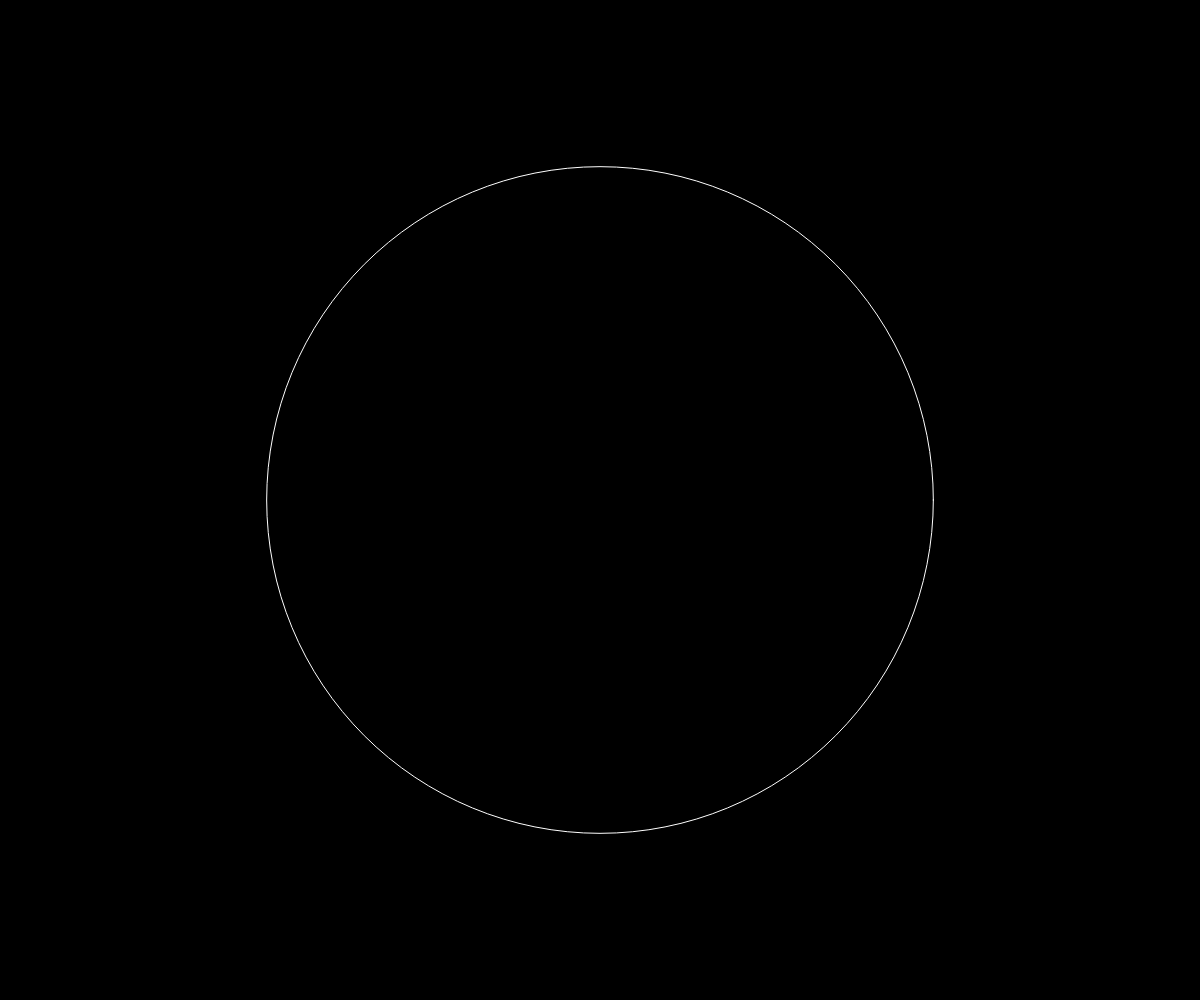
Frame 1 (no input)
Frame 60 (no input): identical to frame 1, image omitted
Frame 120 (the mouse pressed at the canvas centre since frame 60): identical to frame 1, image omitted

The p5.js sketch that drew this single still picture (run headless with seeded random() and noise() and a simulated clock; from frame 60 on, the mouse is pressed at the canvas centre):

// p5.js sketch
// ── sketch.js
let c = { x: 0, y: 0, r: 0, a: 0 }

function setup() {
  createCanvas(windowWidth, windowHeight);
  const d = min(width, height);
  c.x = width / 2;
  c.y = height / 2;
  c.r = d / 3;
  c.a = 0;
}

function draw() {
  background(0);
  drawCircle(c)
}

function drawCircle(c) {
  noFill();
  stroke(255);
  strokeWeight(1);
  circle(c.x, c.y, c.r * 2);
} 
